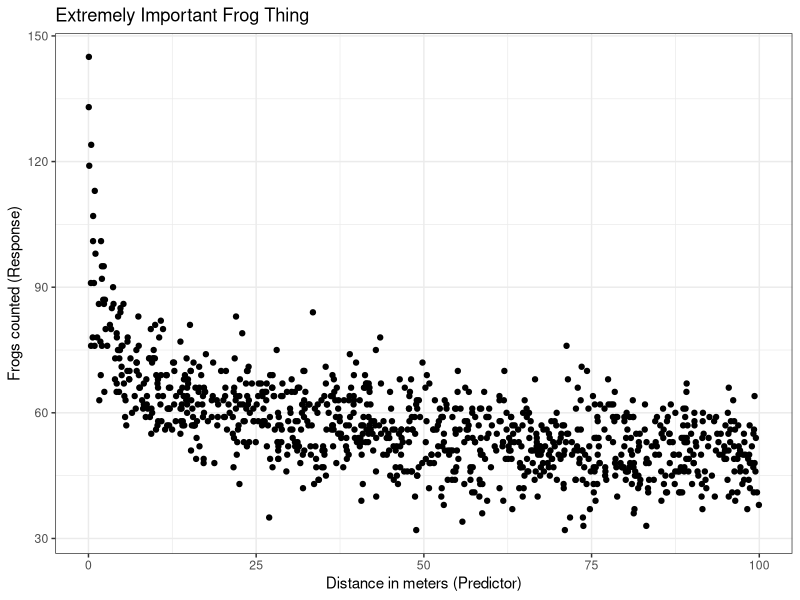
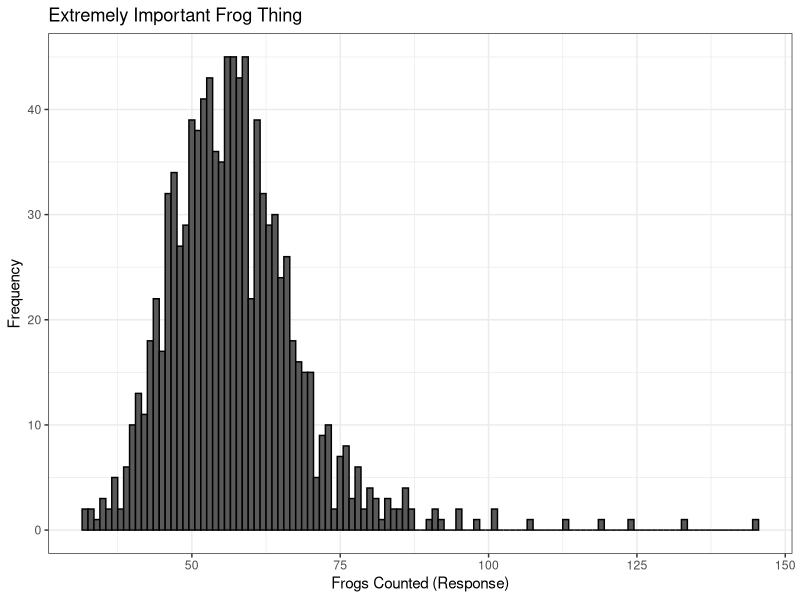

The R script that drew these images, in order:
## ---- chunk 1
	#set any global options
	options(digits=3)
	set.seed(123)
## ---- chunk 2
n.samples <- 1000
predictor <- runif(n.samples, min = 0, max = 100)
alpha <- 4.5
beta <- -0.03
response <- rpois(n.samples,lambda=exp(alpha*predictor^beta))
frogs <- data.frame(predictor,response)

library(ggplot2)
library(dplyr)

frogs %>% ggplot() + 
  geom_point(aes(x = predictor, 
                 y = response), 
             color = 'black') +
  theme_bw() +
  labs(x = 'Distance in meters (Predictor)',
       y = 'Frogs counted (Response)',
       title = 'Extremely Important Frog Thing')
## ---- chunk 3
frogs %>% ggplot() + 
  geom_histogram(aes(x = response), 
                 color = 'black',
                 binwidth = 1) +
  theme_bw() +
  labs(x = 'Frogs Counted (Response)',
       y = 'Frequency',
       title = 'Extremely Important Frog Thing')
## ---- chunk 4
write.csv(frogs, "frogs.csv")
